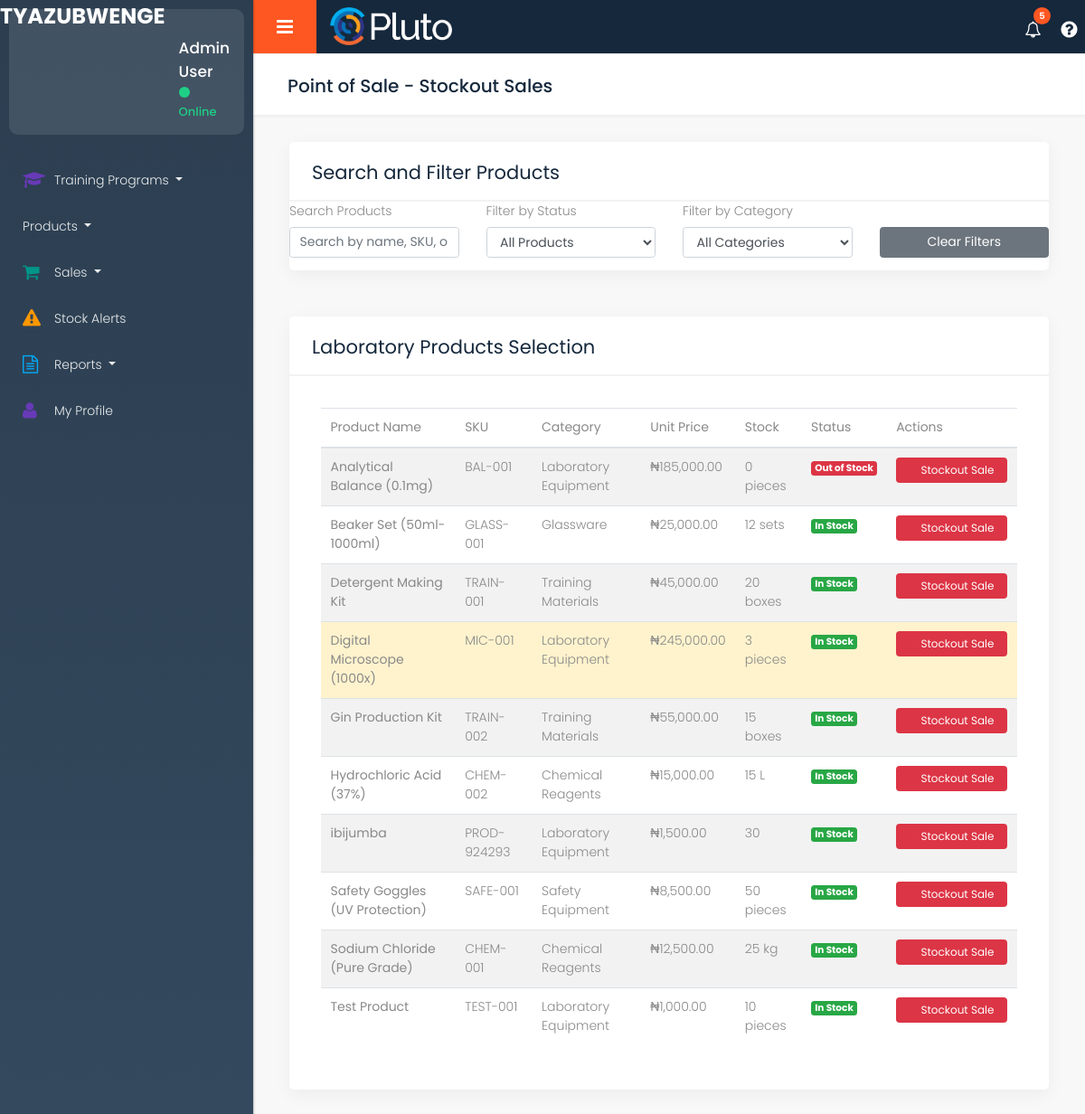
The app's page /sales-pos.php with its own data.
### tables this page shows
CREATE TABLE `products` (
  `id` int(11) NOT NULL,
  `name` varchar(200) NOT NULL,
  `description` text DEFAULT NULL,
  `category_id` int(11) NOT NULL,
  `sku` varchar(50) DEFAULT NULL,
  `unit_type` enum('kg','g','mg','L','ml','pieces','sets','bottles','boxes','packets') NOT NULL,
  `quantity` int(11) NOT NULL DEFAULT 0,
  `unit_price` decimal(10,2) NOT NULL,
  `expiry_date` date DEFAULT NULL,
  `supplier_id` int(11) DEFAULT NULL,
  `is_active` tinyint(1) DEFAULT 1,
  `image_url` varchar(255) DEFAULT NULL,
  `created_at` timestamp NOT NULL DEFAULT current_timestamp(),
  `updated_at` timestamp NOT NULL DEFAULT current_timestamp() ON UPDATE current_timestamp()
);

CREATE TABLE `categories` (
  `id` int(11) NOT NULL,
  `name` varchar(100) NOT NULL,
  `description` text DEFAULT NULL,
  `is_active` tinyint(1) DEFAULT 1,
  `created_at` timestamp NOT NULL DEFAULT current_timestamp(),
  `updated_at` timestamp NOT NULL DEFAULT current_timestamp() ON UPDATE current_timestamp()
);

### config/database.php (called while the page is built, shortened)
<?php
class Database {
    private $host = 'localhost';
    private $db_name = 'tyazubwenge_lab';
    private $username = 'root';
    private $password = '';
    public function getConnection() {
        $this->conn = null;
        try {
            $this->conn = new PDO(
                "mysql:host=" . $this->host . ";dbname=" . $this->db_name . ";charset=utf8mb4",
                $this->username,
                $this->password,
                [
                    PDO::ATTR_ERRMODE => PDO::ERRMODE_EXCEPTION,
                    PDO::ATTR_DEFAULT_FETCH_MODE => PDO::FETCH_ASSOC,
                    PDO::ATTR_EMULATE_PREPARES => false
                ]
            );
        } catch(PDOException $exception) {
            echo "Connection error: " . $exception->getMessage();
        }
        return $this->conn;
    }
}
function getDB() {
    static $db = null;
    if ($db === null) {
        $database = new Database();
        $db = $database->getConnection();
    }
    return $db;
}
function executeQuery($sql, $params = []) {
    try {
        $db = getDB();
        $stmt = $db->prepare($sql);
        $stmt->execute($params);
        return $stmt;
    } catch(PDOException $e) {
        error_log("Database error: " . $e->getMessage());
        return false;
    }
}
function fetchOne($sql, $params = []) {
    $stmt = executeQuery($sql, $params);
    return $stmt ? $stmt->fetch() : false;
}
function fetchAll($sql, $params = []) {
    $stmt = executeQuery($sql, $params);
    return $stmt ? $stmt->fetchAll() : [];
}
?>

### sales-pos.php (the view, shortened to what this page needs)
<!DOCTYPE html>
<html lang="en">
<head>
    <link rel="stylesheet" href="css/bootstrap.min.css" />
    <link rel="stylesheet" href="style.css" />
    <link rel="stylesheet" href="css/custom.css" />
</head>
<body>
    <div class="full_container">
        <div class="inner_container">
            <?php include 'includes/sidebar.php'; ?>
            <div id="content">
                <?php include 'includes/topbar.php'; ?>
                <div class="midde_cont">
        <div class="container-fluid">
                        <div class="row column_title">
                            <div class="col-md-12">
                                <div class="page_title">
                                    <h2>Point of Sale - Stockout Sales</h2>
                    </div>
                </div>
            </div>
                        <div class="row mb-4">
                            <div class="col-md-12">
                                <div class="white_shd full margin_bottom_30">
                                    <div class="full graph_head">
                                        <div class="heading1 margin_0">
                                            <h2>Search and Filter Products</h2>
                                        </div>
                                    </div>
                                    <div class="full graph_revenue">
                <div class="row">
                                            <div class="col-md-3">
                        <div class="form-group">
                            <label for="searchProduct">Search Products</label>
                            <input type="text" class="form-control" id="searchProduct" placeholder="Search by name, SKU, or category...">
                        </div>
                    </div>
                    <div class="col-md-3">
                        <div class="form-group">
                            <label for="filterStatus">Filter by Status</label>
                            <select class="form-control" id="filterStatus">
                                <option value="">All Products</option>
                            </select>
                        </div>
                    </div>
                    <div class="col-md-3">
                        <div class="form-group">
                            <label for="filterCategory">Filter by Category</label>
                            <select class="form-control" id="filterCategory">
                                <option value="">All Categories</option>
                                <?php
                                require_once 'config/database.php';
                                ?>
                            </select>
                        </div>
                    </div>
                                            <div class="col-md-3">
                        <div class="form-group">
                            <label>&nbsp;</label>
                            <button class="btn btn-secondary btn-block" onclick="clearFilters()">Clear Filters</button>
                                                </div>
                                            </div>
                                        </div>
                        </div>
                    </div>
                </div>
            </div>
                        <div class="row">
                            <div class="col-md-12">
                                <div class="white_shd full margin_bottom_30">
                                    <div class="full graph_head">
                                        <div class="heading1 margin_0">
                                            <h2>Laboratory Products Selection</h2>
                                        </div>
                                    </div>
                                    <div class="table_section padding_infor_info">
                                        <div class="table-responsive-sm">
                                            <table class="table table-striped" id="productsTable">
                            <thead>
                                <tr>
                                    <th>Product Name</th>
                                    <th>SKU</th>
                                    <th>Category</th>
                                    <th>Unit Price</th>
                                    <th>Stock</th>
                                    <th>Status</th>
                                    <th>Actions</th>
                                </tr>
                            </thead>
                            <tbody>
                                <?php
                                try {
                                    $products = fetchAll("SELECT p.*, c.name as category_name
                                                        FROM products p
                                                        LEFT JOIN categories c ON p.category_id = c.id
                                                        WHERE p.is_active = 1
                                                        ORDER BY p.name");
                                    if (empty($products)) {
                                        echo '<tr><td colspan="7" class="text-center text-muted">No products available</td></tr>';
                                    } else {
                                        foreach ($products as $product) {
                                            $isOutOfStock = $product['quantity'] <= 0;
                                            $rowClass = $isOutOfStock ? 'stock-out' : ($product['quantity'] <= 5 ? 'stock-warning' : '');
                                            echo '<tr class="' . $rowClass . '">';
                                            echo '<td><strong>' . htmlspecialchars($product['name']) . '</strong></td>';
                                            echo '<td>' . htmlspecialchars($product['sku']) . '</td>';
                                            echo '<td>' . htmlspecialchars($product['category_name'] ?? 'N/A') . '</td>';
                                            echo '<td>₦' . number_format($product['unit_price'], 2) . '</td>';
                                            echo '<td>' . $product['quantity'] . ' ' . htmlspecialchars($product['unit_type']) . '</td>';
                                            if ($isOutOfStock) {
                                                echo '<td><span class="badge badge-danger">Out of Stock</span></td>';
                                            } else {
                                                echo '<td><span class="badge badge-success">In Stock</span></td>';
                                            }
                                            echo '<td>';
                                            echo '<button class="btn btn-stockout" onclick="openStockoutModal(' . htmlspecialchars(json_encode($product)) . ')">';
                                            echo '<i class="fas fa-shopping-cart"></i> Stockout Sale';
                                            echo '</button>';
                                            echo '</td>';
                                            echo '</tr>';
                                        }
                                    }
                                } catch (Exception $e) {
                                    echo '<tr><td colspan="7" class="text-center text-danger">Error loading products: ' . $e->getMessage() . '</td></tr>';
                                }
                                ?>
                            </tbody>
                        </table>
                                        </div>
                                    </div>
                                </div>
                            </div>
                        </div>
                    </div>
                </div>
            </div>
        </div>
    </div>
</body>
</html>

### includes/sidebar.php (shortened to what this page needs)
<nav id="sidebar">
    <div class="sidebar_blog_1">
        <div class="sidebar-header">
            <div class="logo_section">
                <a href="index.php"><h3 style="color: white; margin: 0;">Tyazubwenge</h3></a>
            </div>
        </div>
        <div class="sidebar_user_info">
            <div class="user_profle_side">
                <div class="user_info">
                    <h6>Admin User</h6>
                    <p><span class="online_animation"></span> Online</p>
                </div>
            </div>
        </div>
    </div>
    <div class="sidebar_blog_2">
        <ul class="list-unstyled components">
            <li>
                <a href="#training" data-toggle="collapse" aria-expanded="false" class="dropdown-toggle">
                    <i class="fa fa-graduation-cap purple_color"></i> <span>Training Programs</span>
                </a>
            </li>
            <li>
                <a href="#products" data-toggle="collapse" aria-expanded="false" class="dropdown-toggle">
                    <i class="fa fa-warehouse blue1_color"></i> <span>Products</span>
                </a>
            </li>
            <li>
                <a href="#sales" data-toggle="collapse" aria-expanded="false" class="dropdown-toggle">
                    <i class="fa fa-shopping-cart green_color"></i> <span>Sales</span>
                </a>
            </li>
            <li>
                <a href="stock-alerts.php">
                    <i class="fa fa-exclamation-triangle yellow_color"></i> <span>Stock Alerts</span>
                </a>
            </li>
            <li>
                <a href="#reports" data-toggle="collapse" aria-expanded="false" class="dropdown-toggle">
                    <i class="fa fa-file-text-o blue2_color"></i> <span>Reports</span>
                </a>
            </li>
            <li>
                <a href="profile.php"><i class="fa fa-user purple_color"></i> <span>My Profile</span></a>
            </li>
        </ul>
    </div>
</nav>

### includes/topbar.php (shortened to what this page needs)
<?php
    require_once __DIR__ . '/../config/database.php';
    $unread_alerts = fetchOne("SELECT COUNT(*) as count FROM alerts WHERE is_read = 0");
    $notification_count = $unread_alerts ? $unread_alerts['count'] : 0;
?>
<div class="topbar">
    <nav class="navbar navbar-expand-lg navbar-light">
        <div class="full">
            <button type="button" id="sidebarCollapse" class="sidebar_toggle"><i class="fa fa-bars"></i></button>
            <div class="logo_section">
                <a href="index.php"><img class="img-responsive" src="images/logo/logo.png" alt="#" /></a>
            </div>
            <div class="right_topbar">
                <div class="icon_info">
                    <ul>
                        <li><a href="#" onclick="showNotifications()"><i class="fa fa-bell-o"></i><span class="badge" id="notificationCount"><?php echo $notification_count; ?></span></a></li>
                        <li><a href="#"><i class="fa fa-question-circle"></i></a></li>
                    </ul>
                </div>
            </div>
        </div>
    </nav>
</div>

### css/custom.css (style rules this page uses)
#sidebar { background: linear-gradient(180deg, #2c3e50 0%, #34495e 100%); }
#sidebar .sidebar_user_info { background: rgba(255,255,255,0.1); border-radius: 10px; margin: 10px; }

### sales-pos.php (style rules this page uses)
.stock-warning { background: #fff3cd; }
.stock-out { background: #f8d7da; }
.btn-stockout { background: #dc3545; border: none; color: white; padding: 5px 15px; border-radius: 4px; font-size: 12px; }

### records on screen
products: name "Analytical Balance (0.1mg)", sku "BAL-001", category.name "Laboratory Equipment", unit_price "185,000.00", quantity "0", unit_type "pieces", shows "Out of Stock"
products: name "Beaker Set (50ml-1000ml)", sku "GLASS-001", category.name "Glassware", unit_price "25,000.00", quantity "12", unit_type "sets", shows "In Stock"
products: name "Detergent Making Kit", sku "TRAIN-001", category.name "Training Materials", unit_price "45,000.00", quantity "20", unit_type "boxes", shows "In Stock"
products: name "Digital Microscope (1000x)", sku "MIC-001", category.name "Laboratory Equipment", unit_price "245,000.00", quantity "3", unit_type "pieces", shows "In Stock"
products: name "Gin Production Kit", sku "TRAIN-002", category.name "Training Materials", unit_price "55,000.00", quantity "15", unit_type "boxes", shows "In Stock"
products: name "Hydrochloric Acid (37%)", sku "CHEM-002", category.name "Chemical Reagents", unit_price "15,000.00", quantity "15", unit_type "L", shows "In Stock"
products: name "ibijumba", sku "PROD-924293", category.name "Laboratory Equipment", unit_price "1,500.00", quantity "30", shows "In Stock"
products: name "Safety Goggles (UV Protection)", sku "SAFE-001", category.name "Safety Equipment", unit_price "8,500.00", quantity "50", unit_type "pieces", shows "In Stock"
products: name "Sodium Chloride (Pure Grade)", sku "CHEM-001", category.name "Chemical Reagents", unit_price "12,500.00", quantity "25", unit_type "kg", shows "In Stock"
products: name "Test Product", sku "TEST-001", category.name "Laboratory Equipment", unit_price "1,000.00", quantity "10", unit_type "pieces", shows "In Stock"

### other values on screen
$notification_count "5"
